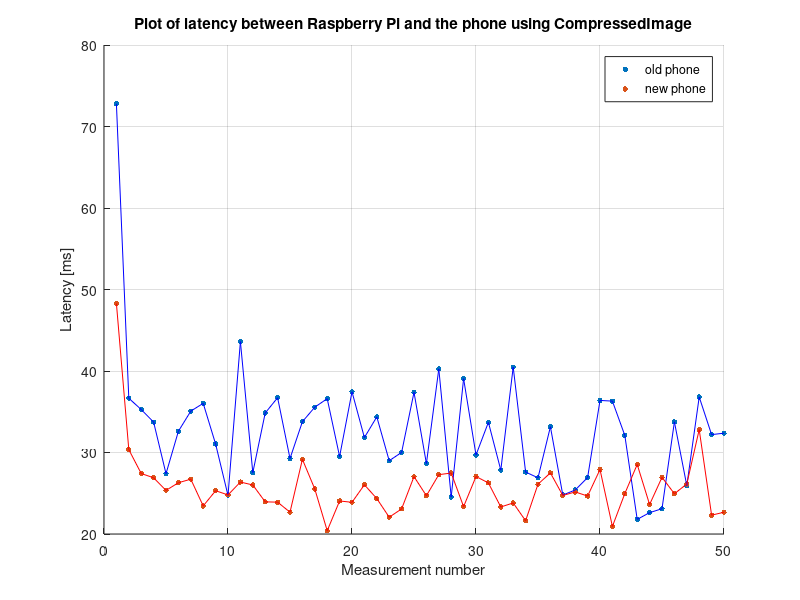

This chart was generated by the following MATLAB code:
old_phone = [72.7900390625, 36.6544189453125, 35.275390625, 33.734375, 27.3985595703125, 32.606201171875, 35.0789794921875, 36.02978515625, 31.04296875, 24.7357177734375, 43.60107421875, 27.5291748046875, 34.8428955078125, 36.725341796875, 29.2626953125, 33.777587890625, 35.5634765625, 36.6033935546875, 29.508544921875, 37.4481201171875, 31.8328857421875, 34.3721923828125, 28.9903564453125, 30.0118408203125, 37.3846435546875, 28.6431884765625, 40.258056640625, 24.54443359375, 39.058349609375, 29.69482421875, 33.7066650390625, 27.8385009765625, 40.4791259765625, 27.601318359375, 26.8961181640625, 33.1571044921875, 24.78271484375, 25.39697265625, 26.92724609375, 36.3875732421875, 36.305419921875, 32.102783203125, 21.7965087890625, 22.619384765625, 23.1016845703125, 33.7572021484375, 25.9344482421875, 36.8104248046875, 32.1932373046875, 32.3734130859375];
new_phone = [48.2955322265625, 30.3582763671875, 27.42236328125, 26.8985595703125, 25.348876953125, 26.29150390625, 26.725830078125, 23.442138671875, 25.3115234375, 24.7957763671875, 26.375, 26.015625, 23.9459228515625, 23.90625, 22.677734375, 29.161865234375, 25.5206298828125, 20.403564453125, 24.0526123046875, 23.8905029296875, 26.042724609375, 24.3460693359375, 22.0625, 23.0760498046875, 27.0408935546875, 24.696533203125, 27.281005859375, 27.4808349609375, 23.361083984375, 27.0537109375, 26.2669677734375, 23.31689453125, 23.8095703125, 21.6268310546875, 26.11181640625, 27.4984130859375, 24.7288818359375, 25.160400390625, 24.6572265625, 27.911865234375, 20.927490234375, 24.953369140625, 28.533935546875, 23.61669921875, 26.954345703125, 24.939208984375, 26.1370849609375, 32.8096923828125, 22.3133544921875, 22.6710205078125];


x = 1:50;
sz = 15;
scatter(x,old_phone, sz, "filled", "blue")
hold on
scatter(x,new_phone, sz, "filled", "red")
plot(x,old_phone, "blue")
plot(x,new_phone, "red")
legend({'old phone', 'new phone'})
title('Plot of latency between Raspberry Pi and the phone using CompressedImage')

xlabel('Measurement number') 
ylabel('Latency [ms]') 
grid
hold off

old_phone_mean = mean(old_phone)
new_phone_mean = mean(new_phone)